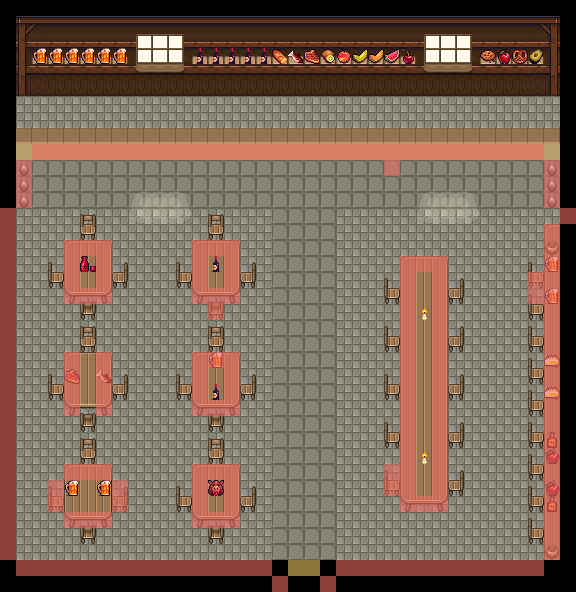

Below is a game level as drawn by its tile map, then a one-line description and the .tmx that defines it (tile-layer data replaced by summaries):
An orthogonal 36x37 tile map with 16x16 px tiles, 5 tile layers (wall2, floorwall, furnitures, food, ...), 4 tilesets.

<map version="1.5" tiledversion="1.5.0" orientation="orthogonal" renderorder="right-down" width="36" height="37" tilewidth="16" tileheight="16" infinite="0" nextlayerid="6" nextobjectid="1">
 <tileset firstgid="1" name="interior" tilewidth="16" tileheight="16" tilecount="256" columns="16">
  <image source="interior_tileset.png" width="256" height="256" />
 </tileset>
 <tileset firstgid="257" name="town_buildings" tilewidth="16" tileheight="16" tilecount="264" columns="33">
  <image source="woodenwall_tileset.png" width="543" height="128" />
 </tileset>
 <tileset firstgid="521" name="Food" tilewidth="16" tileheight="16" tilecount="64" columns="8">
  <image source="food_tileset.png" width="128" height="128" />
 </tileset>
 <tileset firstgid="585" name="collisions" tilewidth="16" tileheight="16" tilecount="8" columns="8">
  <image source="collisions.png" width="128" height="16" />
 </tileset>
 <layer id="2" name="wall2" width="36" height="37">
  <data>[1332 cells, 10 non-empty, 10 distinct tile ids]</data>
 </layer>
 <layer id="1" name="floorwall" width="36" height="37">
  <data>[1332 cells, 1156 non-empty, 32 distinct tile ids]</data>
 </layer>
 <layer id="3" name="furnitures" width="36" height="37">
  <data>[1332 cells, 301 non-empty, 25 distinct tile ids]</data>
 </layer>
 <layer id="4" name="food" width="36" height="37">
  <data>[1332 cells, 109 non-empty, 34 distinct tile ids]</data>
 </layer>
 <layer id="5" name="colliders" width="36" height="37" opacity="0.59">
  <data>[1332 cells, 213 non-empty, 2 distinct tile ids]</data>
 </layer>
</map>
